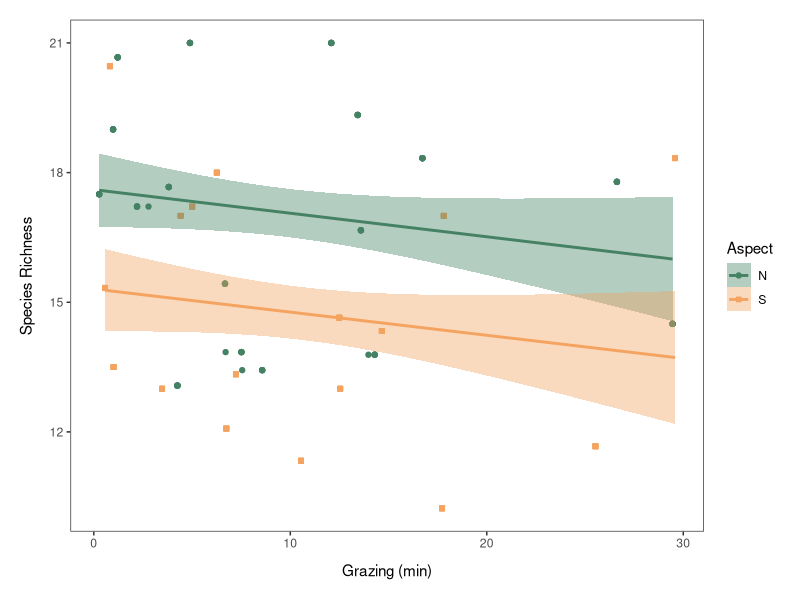
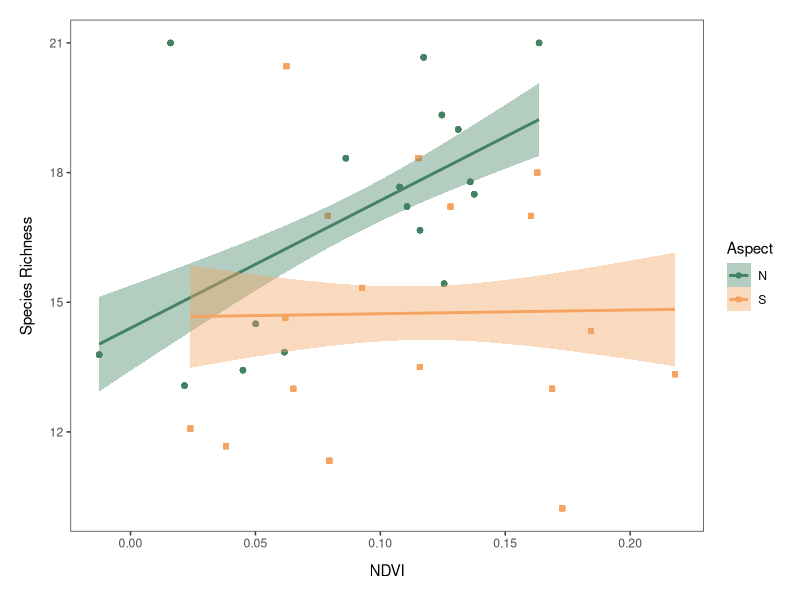
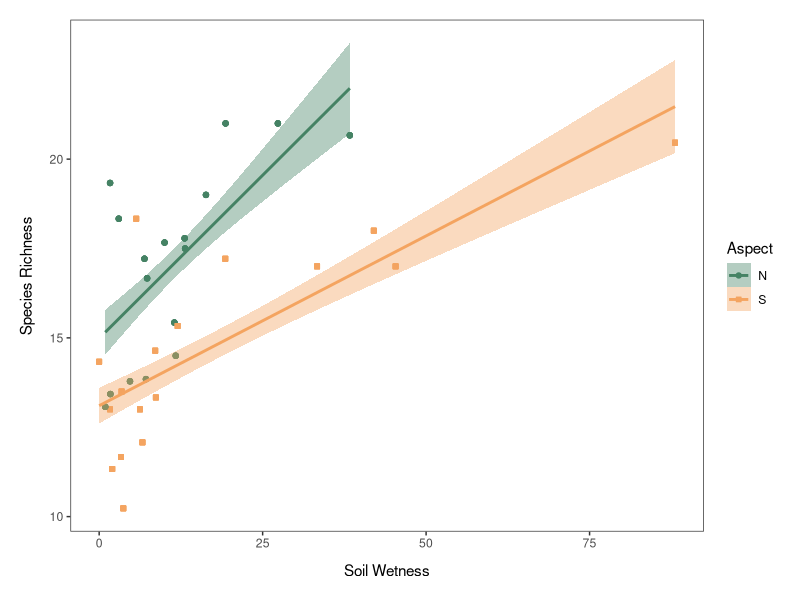
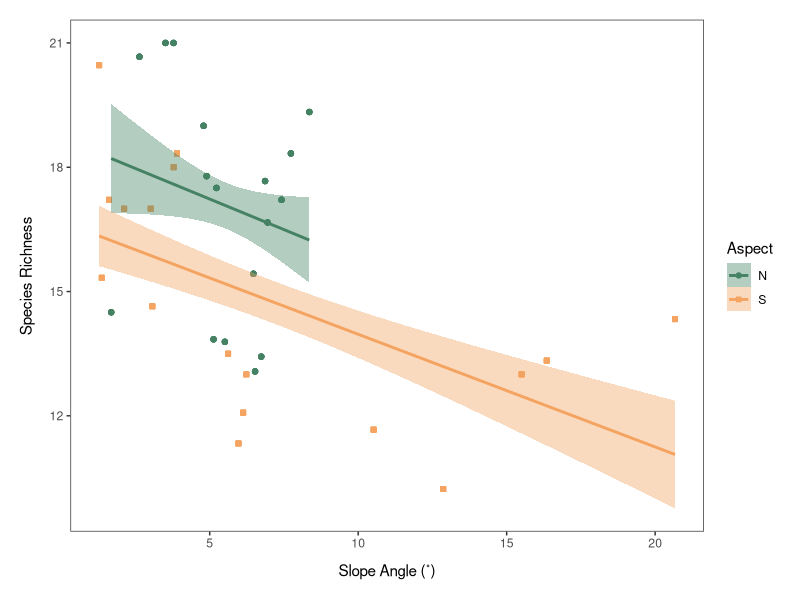
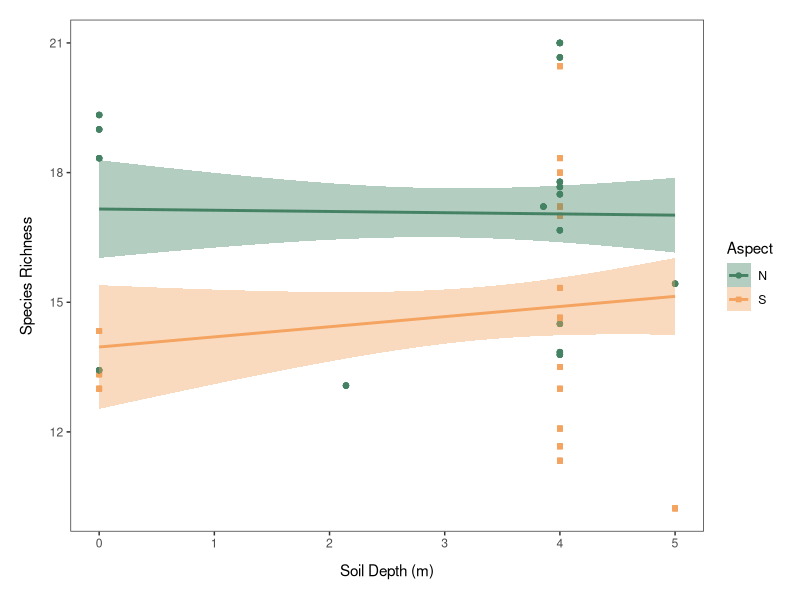
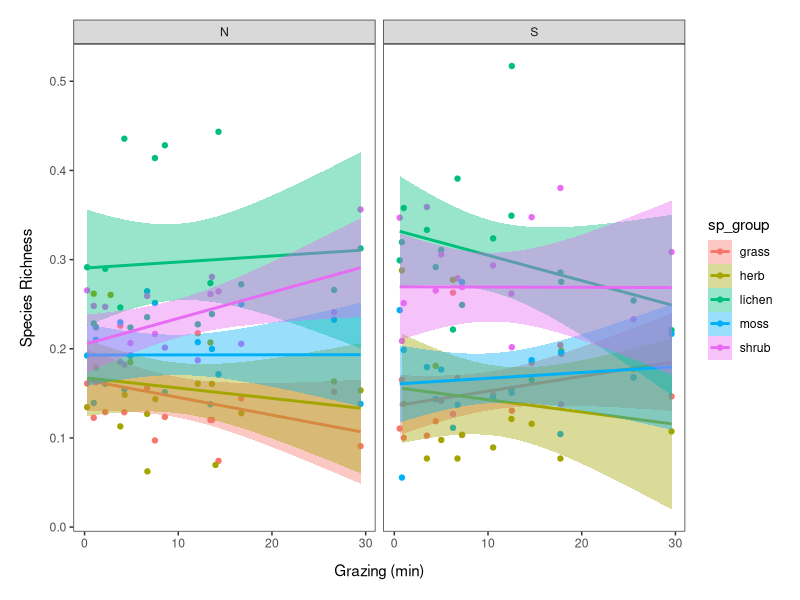
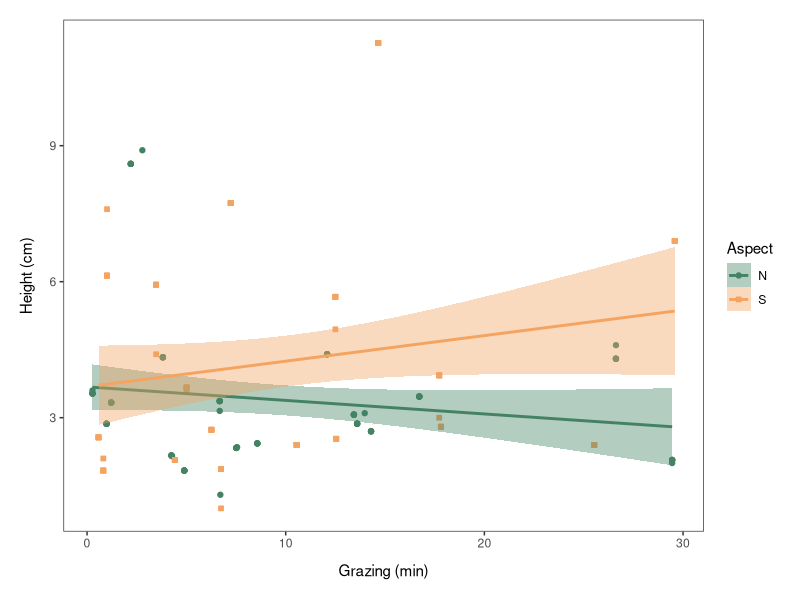
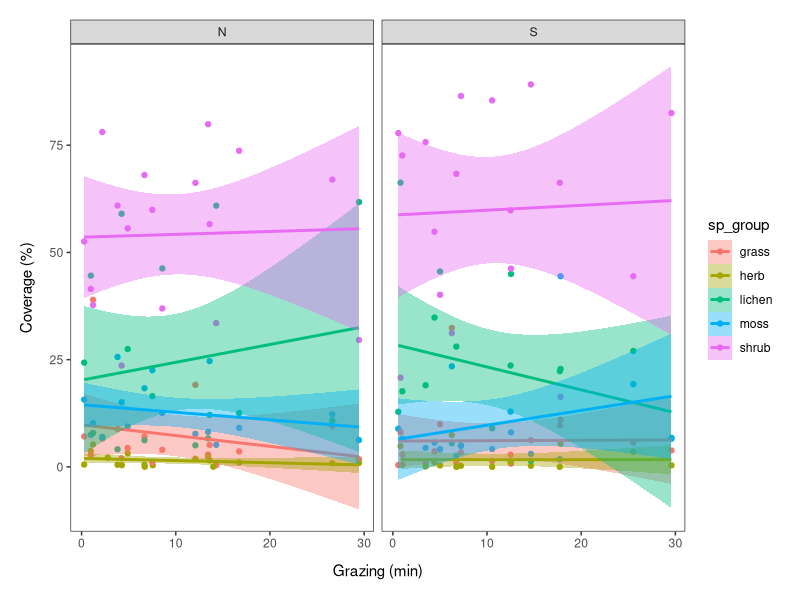

Recreate these plots in R, in order. (Note: this script raises an error after producing the figures.)
## Data Visualization (Figures) ##
## For SU Master's Thesis in Landscape Ecology
## Emma Gemal
## Last updated 10/2/23

### Library ----
library(tidyverse)
library(viridis)


#### Thesis Plot Theme ---- 
theme_thesis <- theme_bw() +
                  theme(panel.grid = element_blank(),
                        axis.title.x = 
                          element_text(margin = margin(t = 10, r = 0, b = 0, l = 0)),
                        axis.title.y = 
                          element_text(margin = margin(t = 0, r = 10, b = 0, l = 0))) +
                  theme(plot.margin = unit(c(0.5, 0.5, 0.5, 0.5), "cm"))


#### Data Import ----
sites <- read.csv("Data/site_conditions.csv")
plots <- read.csv("Data/plots_tidy.csv")
coverage <- read.csv("Data/coverage.csv")

# GIS variables
ndvi <- read.csv("Data/NDVI_plots.csv")
slope <- read.csv("Data/slope.csv")
soildepth <- read.csv("Data/soildepth.csv")
wetness <- read.csv("Data/wetness.csv")

#### Editing Import Format ----
## Main variables 
sites <- sites %>% 
            mutate(date = as.Date(date, format = "%d/%m/%y"),
                   plot = as.character(plot),
                   plot_nr = as.character(plot_nr),
                   site_nr = as.character(site_nr)) %>% 
            mutate(aspect = case_when(grepl("S", site) ~ "S",
                                      grepl("N", site) ~ "N"),
                   grazing_cat = substr(site, 1, 1))   # adding aspect
str(sites)            

plots <- plots %>% 
            mutate(date = as.Date(date, format = "%d/%m/%y"),
                   plot_nr = as.character(plot_nr),
                   site_nr = as.character(site_nr))
str(plots)

coverage <- coverage %>%  
              mutate(date = as.Date(date, format = "%d/%m/%y"),
                     plot_rep = as.character(plot_rep),
                     plot_nr = as.character(plot_nr),
                     site_nr = as.character(site_nr)) 
print(coverage %>% group_by(plot_nr) %>% summarize(sum(coverage_perc)), n = 105)  # all att 100%
str(coverage) 

## GIS variables
gisvar <- left_join(ndvi, slope)
gisvar <- left_join(gisvar, wetness)
gisvar <- left_join(gisvar, soildepth)

str(gisvar)
gisvar <- gisvar %>% 
            mutate(plot_nr = as.character(plot_nr))
str(gisvar)


### Checking species 
sort(unique(plots$sp_common))  # remove whitespace after words 
                               # "purple mountain heather" & "purple mountain-heath" 

sort(unique(plots$sp_latin))  # some don't have a latin name... not good 
                              # remove whitespace after words
                              # Euphrasia stricta var. tenuis & Euphrasia stricta var. tenius
                              # "Peltigera aphthosa" & "Peltigera apthosa" 
                              # "Pleurozium schereberi" & "Pleurozium schreberi"
                              # "Stereocaulon alpinus" & "Stereocaulon alpinum"
                              # "Stereocaulon sp," & "Stereocaulon sp."
                              # "Vaxinium uliginosum" & "Vaccinium uliginosum"
                              # "Pilocella sp." & "Pilocello sp." (should be Pilosella)

unique(coverage$sp_group)  # empty row is seen as own character 
coverage <- coverage %>% na.omit()   # remove empty row

print(coverage %>% group_by(plot_nr, sp_group) %>% summarise(l = length(sp_group)) %>% 
        filter(l > 1), n = 500)

unique(plots$sp_group)

### Editing species that had mistakes 
plots <- plots %>% 
            mutate(sp_common = ifelse(sp_common == "purple mountain-heath", 
                                      "purple mountain heather",
                                      sp_common)) %>% 
            mutate(sp_common = str_trim(sp_common, side = "right")) %>% 
            mutate(sp_latin = str_trim(sp_latin, side = "right")) %>% 
            mutate(sp_latin = ifelse(sp_latin == "Peltigera apthosa", "Peltigera aphthosa",
                                     sp_latin),
                   sp_latin = ifelse(sp_latin == "Euphrasia stricta var. tenius", 
                                     "Euphrasia stricta var. tenuis", sp_latin),
                   sp_latin = ifelse(sp_latin == "Pleurozium schereberi", "Pleurozium schreberi",
                                     sp_latin),
                   sp_latin = ifelse(sp_latin == "Stereocaulon alpinus", "Stereocaulon alpinum",
                                     sp_latin),
                   sp_latin = ifelse(sp_latin == "Stereocaulon sp,", "Stereocaulon sp.",
                                     sp_latin),
                   sp_latin = ifelse(sp_latin == "Vaxinium uliginosum", "Vaccinium uliginosum",
                                     sp_latin),
                   sp_latin = ifelse(sp_latin == "Pilocello sp.", "Pilosella sp.", sp_latin),
                   sp_latin = ifelse(sp_latin == "Pilocella sp.", "Pilosella sp.", sp_latin))

plots[(plots$sp_latin == ""), ]   # no latin name because they are "unknown"
plots <- plots %>%  
            mutate(sp_latin = ifelse(sp_latin == "", "unknown", sp_latin))


#### Variable Calculations ----
## Species richness
plots <- plots %>% 
            group_by(plot_nr) %>% 
            mutate(richness_plot = length(unique(sp_latin))) %>%   # overall per plot
            ungroup() %>% 
            group_by(site_nr) %>% 
            mutate(richness_site = length(unique(sp_latin))) %>%   # overall per site (no reps)
            ungroup() %>% 
            group_by(plot_nr, sp_group) %>% 
            mutate(richness_group = length(unique(sp_latin))) %>%   # per group per plot 
            ungroup()

richness <- plots %>% 
              group_by(plot_nr, site_nr, sp_group) %>% 
              summarize(richness_plot = mean(richness_plot),
                        richness_site = mean(richness_site),
                        richness_group = mean(richness_group),
                        height_site = mean(avg_height)) %>% 
              ungroup() %>% 
              group_by(plot_nr) %>% 
              mutate(rich_group_prop = (richness_group/sum(richness_group))) %>% 
              ungroup() %>%
              group_by(site_nr) %>% 
              mutate(richness_siteT = mean(richness_plot)) %>%  # true richness per site (with reps)
              ungroup() %>% 
              group_by(sp_group, site_nr) %>% 
              mutate(rich_propT = mean(rich_group_prop))

## GIS Standardization
gisvar <- gisvar %>% 
            mutate(across(c("ndvi":"soil_depth"), 
                          .fns = list(s = scale))) %>% 
            mutate(ndvi_s = as.vector(ndvi_s),
                   slope_deg_s = as.vector(slope_deg_s),
                   wetness_s = as.vector(wetness_s),
                   soil_depth_s = as.vector(soil_depth_s))


#### Combining dataframes ----
## Combining 'richness' with 'sites' to add grazing data 
grazing <- sites %>% dplyr::select(site_nr, plot_nr, plot, aspect, grazing_s, grazing_cat)
grazing <- grazing %>% mutate(grazing_m = grazing_s/60)
str(grazing)

richness <- left_join(richness, grazing)
richness <- as.data.frame(richness)
str(richness)

## Adding grazing data to 'coverage' 
coverage <- coverage %>% rename(plot = plot_rep)
str(coverage)

coverage <- left_join(coverage, grazing)
str(coverage)

## Adding GIS variables to data
richness <- left_join(richness, gisvar)
coverage <- left_join(coverage, gisvar)

str(richness)
str(coverage)

### Creating summary dataframes
coverage_site <- coverage %>% 
  group_by(site_nr) %>% 
  mutate(ndvi = mean(ndvi),
         slope_deg = mean(slope_deg),
         wetness = mean(wetness),
         soil_depth = mean(soil_depth)) %>% 
  group_by(site_nr, sp_group, aspect) %>% 
  summarize(coverage_cm2 = mean(coverage_cm2),
            coverage_perc = mean(coverage_perc),
            coverage_prop = coverage_perc/100,
            ndvi = mean(ndvi),
            slope_deg = mean(slope_deg),
            wetness = mean(wetness),
            soil_depth = mean(soil_depth),
            grazing_s = mean(grazing_s),
            grazing_m = mean(grazing_m))
coverage_site <- as.data.frame(coverage_site)
str(coverage_site)

richness_site <- richness %>% 
  group_by(site_nr) %>% 
  mutate(ndvi = mean(ndvi),
         slope_deg = mean(slope_deg),
         wetness = mean(wetness),
         soil_depth = mean(soil_depth)) %>% 
  group_by(site_nr, sp_group, aspect) %>% 
  summarise(richness_siteT = mean(richness_siteT),
            height_site = mean(height_site),
            richness_group = mean(richness_group),
            rich_propT = mean(rich_propT),
            ndvi = mean(ndvi),
            slope_deg = mean(slope_deg),
            wetness = mean(wetness),
            soil_depth = mean(soil_depth),
            grazing_s = mean(grazing_s),
            grazing_m = mean(grazing_m))



# . ----
#### Richness Plots ----
## Richness per site ~ grazing 
(rich_plot <- ggplot(richness_site, aes(x = grazing_m, y = richness_siteT)) +   
                geom_point(aes(color = aspect, shape = aspect, fill = aspect)) +
                stat_smooth(method = "lm", aes(color = aspect, fill = aspect)) +
                theme_thesis + 
                labs(x = "Grazing (min)", y = "Species Richness") +
                scale_color_manual(values = c("#458264", "#F4A460"),
                                   labels = c("N", "S"),
                                   name = "Aspect") +
                scale_shape_manual(values = c(21, 22),
                                   labels = c("N", "S"),
                                   name = "Aspect") +
                scale_fill_manual(values = c("#458264", "#F4A460"),
                                  labels = c("N", "S"),
                                  name = "Aspect"))

## Richness per site ~ NDVI
(rich_ndvi <- ggplot(richness_site, aes(x = ndvi, y = richness_siteT)) +   
                geom_point(aes(color = aspect, shape = aspect, fill = aspect)) +
                stat_smooth(method = "lm", aes(color = aspect, fill = aspect)) +
                theme_thesis + 
                labs(x = "NDVI", y = "Species Richness") +
                scale_color_manual(values = c("#458264", "#F4A460"),
                                   labels = c("N", "S"),
                                   name = "Aspect") +
                scale_shape_manual(values = c(21, 22),
                                   labels = c("N", "S"),
                                   name = "Aspect") +
                scale_fill_manual(values = c("#458264", "#F4A460"),
                                  labels = c("N", "S"),
                                  name = "Aspect"))

## Richness per site ~ wetness
(rich_wet <- ggplot(richness_site, aes(x = wetness, y = richness_siteT)) +   
                geom_point(aes(color = aspect, shape = aspect, fill = aspect)) +
                stat_smooth(method = "lm", aes(color = aspect, fill = aspect)) +
                theme_thesis + 
                labs(x = "Soil Wetness", y = "Species Richness") +
                scale_color_manual(values = c("#458264", "#F4A460"),
                                   labels = c("N", "S"),
                                   name = "Aspect") +
                scale_shape_manual(values = c(21, 22),
                                   labels = c("N", "S"),
                                   name = "Aspect") +
                scale_fill_manual(values = c("#458264", "#F4A460"),
                                  labels = c("N", "S"),
                                  name = "Aspect"))


## Richness per site ~ slope
(rich_slope <- ggplot(richness_site, aes(x = slope_deg, y = richness_siteT)) +   
                  geom_point(aes(color = aspect, shape = aspect, fill = aspect)) +
                  stat_smooth(method = "lm", aes(color = aspect, fill = aspect)) +
                  theme_thesis + 
                  labs(x = "Slope Angle (˚)", y = "Species Richness") +
                  scale_color_manual(values = c("#458264", "#F4A460"),
                                     labels = c("N", "S"),
                                     name = "Aspect") +
                  scale_shape_manual(values = c(21, 22),
                                     labels = c("N", "S"),
                                     name = "Aspect") +
                  scale_fill_manual(values = c("#458264", "#F4A460"),
                                    labels = c("N", "S"),
                                    name = "Aspect"))

## Richness per site ~ slope
(rich_depth <- ggplot(richness_site, aes(x = soil_depth, y = richness_siteT)) +   
                  geom_point(aes(color = aspect, shape = aspect, fill = aspect)) +
                  stat_smooth(method = "lm", aes(color = aspect, fill = aspect)) +
                  theme_thesis + 
                  labs(x = "Soil Depth (m)", y = "Species Richness") +
                  scale_color_manual(values = c("#458264", "#F4A460"),
                                     labels = c("N", "S"),
                                     name = "Aspect") +
                  scale_shape_manual(values = c(21, 22),
                                     labels = c("N", "S"),
                                     name = "Aspect") +
                  scale_fill_manual(values = c("#458264", "#F4A460"),
                                    labels = c("N", "S"),
                                    name = "Aspect"))


#### Richness Proportion Plot ----
(prop_plot <- ggplot(richness_site, aes(x = grazing_m, y = rich_propT)) +   
                geom_point(aes(color = sp_group, fill = sp_group)) +
                stat_smooth(method = "lm", aes(color = sp_group, fill = sp_group)) +   
                facet_wrap(~aspect) +
                theme_thesis + 
                labs(x = "Grazing (min)", y = "Species Richness"))


#### Height Plot ----
(height_plot <- ggplot(richness_site, aes(x = grazing_m, y = height_site)) +   
                  geom_point(aes(color = aspect, fill = aspect, shape = aspect)) +
                  stat_smooth(method = "lm", aes(color = aspect, fill = aspect)) +
                  theme_thesis + 
                  labs(x = "Grazing (min)", y = "Height (cm)") +
                  scale_color_manual(values = c("#458264", "#F4A460"),
                                     labels = c("N", "S"),
                                     name = "Aspect") +
                  scale_shape_manual(values = c(21, 22),
                                     labels = c("N", "S"),
                                     name = "Aspect") +
                  scale_fill_manual(values = c("#458264", "#F4A460"),
                                    labels = c("N", "S"),
                                    name = "Aspect"))

#### Coverage Plots ----
## Coverage ~ grazing
(cov_plot <- ggplot(coverage_site, aes(x = grazing_m, y = coverage_perc)) +  
                geom_point(aes(color = sp_group, fill = sp_group)) +
                stat_smooth(method = "lm", se = T, aes(color = sp_group, fill = sp_group)) +
                facet_wrap(~aspect) +
                theme_thesis + 
                labs(x = "Grazing (min)", y = "Coverage (%)"))

## Coverage ~ aspect (boxplot)
(cov_boxplot <-ggplot(coverage_site, aes(x = aspect, y = coverage_perc)) +  
                  geom_boxplot(aes(color = sp_group, fill = sp_group), alpha = 0.5) +
                  theme_thesis + 
                  labs(x = "Aspect", y = "Coverage (%)"))


# . ----
#### NMDS Plot (Site) ----
### Matrix preparation 
sp_cov <- left_join(plots, coverage)
sp_cov <- sp_cov %>% 
            dplyr::select(site_nr, plot_nr, aspect, sp_latin, sp_group, coverage_perc) %>% 
            group_by(site_nr, plot_nr, sp_group) %>% 
            mutate(rel_abund = coverage_perc/length(sp_group)) %>% 
            ungroup() %>% 
            na.omit() %>% 
            group_by(site_nr, sp_latin, aspect) %>% 
            summarize(rel_abund2 = sum(rel_abund)) %>% 
            mutate(rel_abund2 = ifelse(site_nr == "5", rel_abund2/2, rel_abund2/3)) %>% 
            ungroup()

print(sp_cov %>% group_by(site_nr) %>% summarise(sum(rel_abund2)), n = 105)  # all = 100%! 

# matrix 
sp_matrix <- sp_cov %>% 
                distinct() %>% 
                pivot_wider(names_from = "sp_latin", values_from = "rel_abund2", 
                            values_fill = NA)  # get a warning, but no duplicates found

sp_matrix[is.na(sp_matrix)] <- 0  # making sure non-existent sp just have coverage of 0

# matrix with only coverage data 
sp_matrix2 <- sp_matrix %>% 
                dplyr::select(!c(site_nr, aspect)) 


### Running the NMDS
set.seed(6)
nmds6 <- metaMDS(sp_matrix2, distance = "bray", k = 6, autotransform = F, trymax = 500, 
                 sratmax = 0.99999)  

### Aspect ----
# extracting NMDS scores (x and y coordinates)
data.scores <- as.data.frame(scores(nmds6))
species_scores <- as.data.frame(scores(nmds6, "species"))
species_scores$species <- rownames(species_scores)

data.scores$aspect <- sp_matrix$aspect

NMDS <- data.frame(NMDS1 = nmds6$points[,1], NMDS2 = nmds6$points[,2], 
                    group = data.scores$aspect)
NMDS$group <- as.factor(NMDS$group)

NMDS_mean <- aggregate(NMDS[,1:2], list(group = NMDS$group), "mean")


## Making the ellipsoids
# function for ellipses
veganCovEllipse <- function (cov, center = c(0, 0), scale = 1, npoints = 100) 
{
  theta <- (0:npoints) * 2 * pi/npoints
  Circle <- cbind(cos(theta), sin(theta))
  t(center + scale * t(Circle %*% chol(cov)))
}  # run from here

plot(nmds6)
ord <- ordiellipse(nmds6, data.scores$aspect, label = T, conf = 0.95)
dev.off()

df_ell <- data.frame()   # run from here (this side)

for(g in levels(NMDS$group)){
  df_ell <- rbind(df_ell, 
                  cbind(as.data.frame(with(NMDS[NMDS$group==g,],
                                          veganCovEllipse(ord[[g]]$cov, ord[[g]]$center,
                                                            ord[[g]]$scale)))
                         ,group=g))
}  # run from here 


## GIS variables 
# removing unnecessary info from GIS data 
gisvar2 <- gisvar %>% 
              filter(!(plot_nr == 15)) %>% dplyr::select(!c(X, Y))

# making environmental variable vectors for the site 
gisvar_long <- left_join(gisvar2, sites)  

gisvar_sites <- gisvar_long %>% 
                  dplyr::select(site_nr, ndvi, slope_deg, wetness, soil_depth) %>% 
                  group_by(site_nr) %>% 
                  summarize(ndvi = mean(ndvi),
                            slope_deg = mean(slope_deg),
                            soil_depth = mean(soil_depth),
                            wetness = mean(wetness)) %>% 
                  ungroup() %>% 
                  dplyr::select(!site_nr)

gisfit <- envfit(nmds6, gisvar_sites, permu = 999)
gisfit

gisarrows <- as.data.frame(scores(gisfit, "vectors")) * ordiArrowMul(gisfit)
  # use if significant environmental variables 


## NMDS Plot
(nmds_plot <- ggplot(data.scores, aes(x = NMDS1, y = NMDS2)) + 
                geom_polygon(data = df_ell, aes(x = NMDS1, y = NMDS2, group = group,
                                                color = group, fill = group), alpha = 0.2, 
                             size = 0.5, linetype = 1) +
                geom_point(aes(color = aspect, shape = aspect, fill = aspect), 
                           size = 2, alpha = 0.6) +
                #   geom_text(data = species_scores, aes(x = NMDS1, y = NMDS2, label = species),
                #            alpha = 0.5, size = 2) +
                geom_segment(aes(x = 0, y = 0, xend = NMDS1, yend = NMDS2), 
                             data = gisarrows, size = 1, alpha = 0.7, colour = "grey40",
                             arrow = arrow(length = unit(0.25, "cm"))) +
                geom_text(data = gisarrows, aes(x = NMDS1, y = NMDS2), colour = "grey40", 
                          label = row.names(gisarrows)) + 
                theme_thesis + 
                labs(x = "NMDS1", y = "NMDS2") +
                scale_color_manual(values = c("#458264", "#F4A460"),
                                   labels = c("N", "S"),
                                   name = "Aspect") +
                scale_shape_manual(values = c(21, 22),
                                   labels = c("N", "S"),
                                   name = "Aspect") +
                scale_fill_manual(values = c("#458264", "#F4A460"),
                                  labels = c("N", "S"),
                                  name = "Aspect"))


### Grazing Category ----
# making grazing categories per site instead of plot
grazecat <- sites %>% 
              mutate(grazing_cat = as.numeric(grazing_cat)) %>% 
              group_by(site_nr) %>% 
              summarize(grazecat = mean(grazing_cat)) %>% 
              mutate(grazecat = round(grazecat)) %>% 
              mutate(grazecat = as.character(grazecat))

# adding grazing to NMDS scores 
data.scores$grazing <- grazecat$grazecat

NMDSg <- data.frame(NMDS1 = nmds6$points[,1], NMDS2 = nmds6$points[,2], 
                   group = data.scores$grazing)
NMDSg$group <- as.factor(NMDSg$group)

NMDSg_mean <- aggregate(NMDSg[,1:2], list(group = NMDSg$group), "mean")


## Making the ellipsoids
ordg <- ordiellipse(nmds6, data.scores$grazing, label = T, conf = 0.95)

df_ellg <- data.frame()   # run from here (this side)

for(g in levels(NMDSg$group)){
  df_ellg <- rbind(df_ellg, 
                  cbind(as.data.frame(with(NMDSg[NMDSg$group==g,],
                                           veganCovEllipse(ordg[[g]]$cov, ordg[[g]]$center,
                                                           ordg[[g]]$scale)))
                        ,group=g))
}  # run from here 


## NMDS Plot
(nmds_plot2 <- ggplot(data.scores, aes(x = NMDS1, y = NMDS2)) + 
                  geom_polygon(data = df_ellg, aes(x = NMDS1, y = NMDS2, group = group,
                                                  color = group, fill = group), alpha = 0.2, 
                               size = 0.5, linetype = 1) +
                  geom_point(aes(color = grazing, fill = grazing), 
                             size = 2, alpha = 0.6) +
                  #   geom_text(data = species_scores, aes(x = NMDS1, y = NMDS2, label = species),
                  #            alpha = 0.5, size = 2) +
                  theme_thesis + 
                  labs(x = "NMDS1", y = "NMDS2"))


#### NMDS Plot (Plots) ----
### Matrix preparation 
sp_cov2 <- left_join(plots, coverage)
sp_cov2 <- sp_cov2 %>% 
              dplyr::select(site_nr, plot_nr, plot_rep, aspect, sp_latin, sp_group, coverage_perc) %>% 
              group_by(plot_nr, sp_group) %>% 
              mutate(rel_abund = coverage_perc/length(sp_group)) %>% 
              ungroup() %>% 
              na.omit() %>% 
              dplyr::select(!c(coverage_perc, sp_group))

# matrix 
sp_matrix3 <- sp_cov2 %>% 
                distinct() %>% 
                pivot_wider(names_from = "sp_latin", values_from = "rel_abund", 
                            values_fill = NA)

sp_matrix3[is.na(sp_matrix3)] <- 0  # making sure non-existent sp just have coverage of 0

# matrix with only abundance data 
sp_matrix4 <- sp_matrix3 %>% 
                dplyr::select(!c(site_nr, plot_nr, plot_rep, aspect)) 


### Running the NMDS
set.seed(7)
nmds7 <- metaMDS(sp_matrix4, distance = "bray", k = 7, autotransform = F, trymax = 500, 
                 sratmax = 0.99999)  

### Aspect ----
# extracting NMDS scores (x and y coordinates)
data.scoresb <- as.data.frame(scores(nmds7))
species_scoresb <- as.data.frame(scores(nmds7, "species"))
species_scoresb$species <- rownames(species_scoresb)

data.scoresb$aspect <- sp_matrix3$aspect
data.scoresb$plot_nr <- sp_matrix3$plot_nr
data.scoresb$site_nr <- sp_matrix3$site_nr
data.scoresb$plot_rep <- sp_matrix3$plot_rep


NMDSplot <- data.frame(NMDS1 = nmds7$points[,1], NMDS2 = nmds7$points[,2], 
                       group = data.scoresb$aspect)
NMDSplot$group <- as.factor(NMDSplot$group)

NMDSplot_mean <- aggregate(NMDSplot[,1:2], list(group = NMDSplot$group), "mean")


## Making the ellipsoids
plot(nmds7)
ord2 <- ordiellipse(nmds7, data.scoresb$aspect, label = T, conf = 0.95)
dev.off()

df_ell2 <- data.frame()   # run from here (this side)

for(g in levels(NMDSplot$group)){
  df_ell2 <- rbind(df_ell2, 
                  cbind(as.data.frame(with(NMDSplot[NMDSplot$group==g,],
                                           veganCovEllipse(ord2[[g]]$cov, ord2[[g]]$center,
                                                           ord2[[g]]$scale)))
                        ,group=g))
}


## GIS variables 
# not standardized 
gisvar_plots <- gisvar_long %>% dplyr::select(ndvi, slope_deg, wetness, soil_depth) 

gisfit3 <- envfit(nmds7, gisvar_plots, permu = 999)
gisfit3 

# standardized 
gisvar_plots2 <- gisvar_long %>% dplyr::select(ndvi_s, slope_deg_s, wetness_s, soil_depth_s)

gisfit4 <- envfit(nmds7, gisvar_plots2, permu = 999)
gisfit4

gisarrows2 <- as.data.frame(scores(gisfit4, "vectors") * ordiArrowMul(gisfit4))


## NMDS Plot
# to be able to see what sites and plots points belong to 
data.scoresb <- data.scoresb %>% 
                  mutate(site_nr2 = as.numeric(site_nr)) %>% 
                  mutate(plot_rep2 = case_when(plot_rep == "1" ~ "A",
                                               plot_rep == "2" ~ "B",
                                               plot_rep == "3" ~ "C")) %>% 
                  mutate(site_plot = str_c(site_nr, "", plot_rep2))


(nmds_plot3 <- ggplot(data.scoresb, aes(x = NMDS1, y = NMDS2)) + 
                  geom_polygon(data = df_ell2, aes(x = NMDS1, y = NMDS2, group = group,
                                                   color = group, fill = group), alpha = 0.2, 
                               size = 0.5, linetype = 1) +
                  geom_point(aes(color = aspect, shape = aspect, fill = aspect), 
                             size = 2, alpha = 0.6) +
                  #   geom_text(data = species_scores, aes(x = NMDS1, y = NMDS2, label = species),
                  #            alpha = 0.5, size = 2) +
                  geom_segment(aes(x = 0, y = 0, xend = NMDS1, yend = NMDS2), 
                               data = gisarrows2, size = 1, alpha = 0.7, colour = "grey40",
                               arrow = arrow(length = unit(0.25, "cm"))) +
                  geom_text(data = gisarrows2, aes(x = NMDS1, y = NMDS2), colour = "grey40", 
                            label = row.names(gisarrows2)) + 
                  theme_thesis + 
                  labs(x = "NMDS1", y = "NMDS2") +
                  scale_color_manual(values = c("#458264", "#F4A460"),
                                     labels = c("N", "S"),
                                     name = "Aspect") +
                  scale_shape_manual(values = c(21, 22),
                                     labels = c("N", "S"),
                                     name = "Aspect") +
                  scale_fill_manual(values = c("#458264", "#F4A460"),
                                    labels = c("N", "S"),
                                    name = "Aspect"))

# with plot and site names as points 
(nmds_plot3b <- ggplot(data.scoresb, aes(x = NMDS1, y = NMDS2)) + 
                  geom_polygon(data = df_ell2, aes(x = NMDS1, y = NMDS2, group = group,
                                                   fill = group),
                               size = 0.5, linetype = 1, alpha = 0.2) +
                  geom_text(aes(label = site_plot, color = site_nr2), size = 3) +
                  geom_segment(aes(x = 0, y = 0, xend = NMDS1, yend = NMDS2), 
                               data = gisarrows2, size = 1, alpha = 0.7, colour = "grey40",
                               arrow = arrow(length = unit(0.25, "cm"))) +
                  geom_text(data = gisarrows2, aes(x = NMDS1, y = NMDS2), colour = "grey40", 
                            label = row.names(gisarrows2)) + 
                  theme_thesis + 
                  labs(x = "NMDS1", y = "NMDS2") +
                  scale_color_viridis_c(option = "plasma") +
                  scale_fill_manual(values = c("#458264", "#F4A460"),
                                    labels = c("N", "S"),
                                    name = "Aspect"))

# without aspect
(nmds_plot4 <- ggplot(data.scoresb, aes(x = NMDS1, y = NMDS2)) + 
                  geom_text(aes(label = site_plot, color = site_nr2), size = 3) +
                  #   geom_text(data = species_scores, aes(x = NMDS1, y = NMDS2, label = species),
                  #            alpha = 0.5, size = 2) +
                  geom_segment(aes(x = 0, y = 0, xend = NMDS1, yend = NMDS2), 
                               data = gisarrows2, size = 1, alpha = 0.7, colour = "grey20",
                               arrow = arrow(length = unit(0.25, "cm"))) +
                  geom_text(data = gisarrows2, aes(x = NMDS1, y = NMDS2), colour = "grey20", 
                            label = row.names(gisarrows2)) + 
                  theme_thesis + 
                  labs(x = "NMDS1", y = "NMDS2")) +
                  scale_color_viridis_c(option = "plasma")
